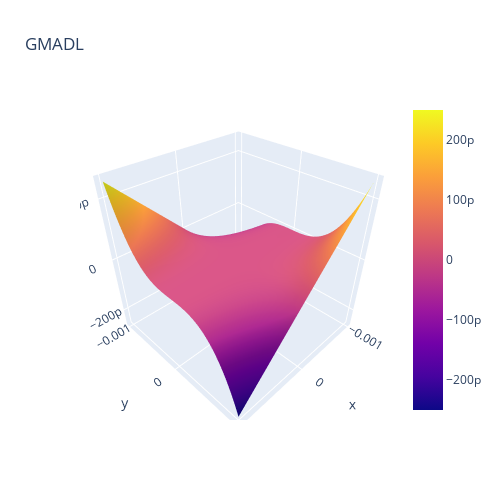

The notebook cell saved with this chart:
### Code cell
## Test pytorch forcasting metric implementation of GMADL
import torch
from ml.loss import GMADL

gmadl_loss = GMADL(reduction=None, a=1000, b=2)
x = np.linspace(-0.001, 0.001, 100)
y = np.linspace(-0.001, 0.001, 100)
xx, yy = np.meshgrid(x, y)

z = gmadl_loss.loss(y_pred=torch.Tensor(xx), target=torch.Tensor(yy)).numpy()

fig = go.Figure(data=[go.Surface(z=z, x=x, y=y)])
fig.update_layout(title="GMADL", width=500, height=500)
fig.show()
